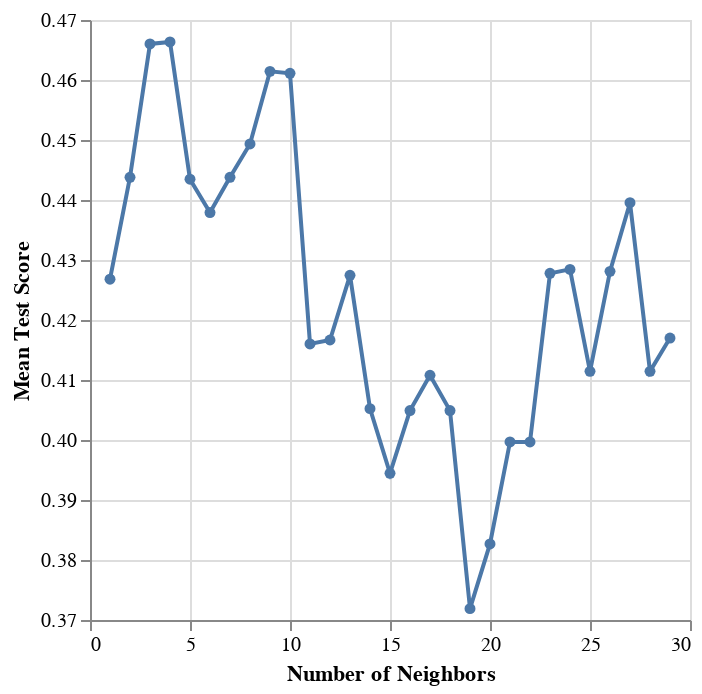

Notebook code cell kept with this figure:
### Code cell
cross_val_plot = alt.Chart(accuracies_grid).mark_line(point=True).encode(
    x=alt.X("param_kneighborsclassifier__n_neighbors").title("Number of Neighbors").scale(zero=False),
    y=alt.Y("mean_test_score").title("Mean Test Score").scale(zero=False))

cross_val_plot

### Figure 1 — Vega specification as saved in the notebook (floating-point values rounded to 4 significant figures)
{"$schema": "https://vega.github.io/schema/vega/v5.json", "data": [{"name": "source_0", "values": [{"mean_test_score": 0.4268, "param_kneighborsclassifier__n_neighbors": 1}, {"mean_test_score": 0.4438, "param_kneighborsclassifier__n_neighbors": 2}, {"mean_test_score": 0.466, "param_kneighborsclassifier__n_neighbors": 3}, {"mean_test_score": 0.4663, "param_kneighborsclassifier__n_neighbors": 4}, {"mean_test_score": 0.4435, "param_kneighborsclassifier__n_neighbors": 5}, {"mean_test_score": 0.4379, "param_kneighborsclassifier__n_neighbors": 6}, {"mean_test_score": 0.4438, "param_kneighborsclassifier__n_neighbors": 7}, {"mean_test_score": 0.4493, "param_kneighborsclassifier__n_neighbors": 8}, {"mean_test_score": 0.4614, "param_kneighborsclassifier__n_neighbors": 9}, {"mean_test_score": 0.4611, "param_kneighborsclassifier__n_neighbors": 10}, {"mean_test_score": 0.416, "param_kneighborsclassifier__n_neighbors": 11}, {"mean_test_score": 0.4167, "param_kneighborsclassifier__n_neighbors": 12}, {"mean_test_score": 0.4275, "param_kneighborsclassifier__n_neighbors": 13}, {"mean_test_score": 0.4052, "param_kneighborsclassifier__n_neighbors": 14}, {"mean_test_score": 0.3944, "param_kneighborsclassifier__n_neighbors": 15}, {"mean_test_score": 0.4049, "param_kneighborsclassifier__n_neighbors": 16}, {"mean_test_score": 0.4108, "param_kneighborsclassifier__n_neighbors": 17}, {"mean_test_score": 0.4049, "param_kneighborsclassifier__n_neighbors": 18}, {"mean_test_score": 0.3719, "param_kneighborsclassifier__n_neighbors": 19}, {"mean_test_score": 0.3827, "param_kneighborsclassifier__n_neighbors": 20}, {"mean_test_score": 0.3997, "param_kneighborsclassifier__n_neighbors": 21}, {"mean_test_score": 0.3997, "param_kneighborsclassifier__n_neighbors": 22}, {"mean_test_score": 0.4278, "param_kneighborsclassifier__n_neighbors": 23}, {"mean_test_score": 0.4284, "param_kneighborsclassifier__n_neighbors": 24}, {"mean_test_score": 0.4114, "param_kneighborsclassifier__n_neighbors": 25}, {"mean_test_score": 0.4281, "param_kneighborsclassifier__n_neighbors": 26}, {"mean_test_score": 0.4395, "param_kneighborsclassifier__n_neighbors": 27}, {"mean_test_score": 0.4114, "param_kneighborsclassifier__n_neighbors": 28}, {"mean_test_score": 0.417, "param_kneighborsclassifier__n_neighbors": 29}]}, {"name": "data_0", "values": [{"mean_test_score": 0.4268, "param_kneighborsclassifier__n_neighbors": 1}, {"mean_test_score": 0.4438, "param_kneighborsclassifier__n_neighbors": 2}, {"mean_test_score": 0.466, "param_kneighborsclassifier__n_neighbors": 3}, {"mean_test_score": 0.4663, "param_kneighborsclassifier__n_neighbors": 4}, {"mean_test_score": 0.4435, "param_kneighborsclassifier__n_neighbors": 5}, {"mean_test_score": 0.4379, "param_kneighborsclassifier__n_neighbors": 6}, {"mean_test_score": 0.4438, "param_kneighborsclassifier__n_neighbors": 7}, {"mean_test_score": 0.4493, "param_kneighborsclassifier__n_neighbors": 8}, {"mean_test_score": 0.4614, "param_kneighborsclassifier__n_neighbors": 9}, {"mean_test_score": 0.4611, "param_kneighborsclassifier__n_neighbors": 10}, {"mean_test_score": 0.416, "param_kneighborsclassifier__n_neighbors": 11}, {"mean_test_score": 0.4167, "param_kneighborsclassifier__n_neighbors": 12}, {"mean_test_score": 0.4275, "param_kneighborsclassifier__n_neighbors": 13}, {"mean_test_score": 0.4052, "param_kneighborsclassifier__n_neighbors": 14}, {"mean_test_score": 0.3944, "param_kneighborsclassifier__n_neighbors": 15}, {"mean_test_score": 0.4049, "param_kneighborsclassifier__n_neighbors": 16}, {"mean_test_score": 0.4108, "param_kneighborsclassifier__n_neighbors": 17}, {"mean_test_score": 0.4049, "param_kneighborsclassifier__n_neighbors": 18}, {"mean_test_score": 0.3719, "param_kneighborsclassifier__n_neighbors": 19}, {"mean_test_score": 0.3827, "param_kneighborsclassifier__n_neighbors": 20}, {"mean_test_score": 0.3997, "param_kneighborsclassifier__n_neighbors": 21}, {"mean_test_score": 0.3997, "param_kneighborsclassifier__n_neighbors": 22}, {"mean_test_score": 0.4278, "param_kneighborsclassifier__n_neighbors": 23}, {"mean_test_score": 0.4284, "param_kneighborsclassifier__n_neighbors": 24}, {"mean_test_score": 0.4114, "param_kneighborsclassifier__n_neighbors": 25}, {"mean_test_score": 0.4281, "param_kneighborsclassifier__n_neighbors": 26}, {"mean_test_score": 0.4395, "param_kneighborsclassifier__n_neighbors": 27}, {"mean_test_score": 0.4114, "param_kneighborsclassifier__n_neighbors": 28}, {"mean_test_score": 0.417, "param_kneighborsclassifier__n_neighbors": 29}]}], "marks": [{"type": "line", "name": "layer_0_marks", "from": {"data": "source_0"}, "sort": {"field": "x"}, "encode": {"update": {"stroke": {"value": "#4c78a8"}, "x": {"field": "param_kneighborsclassifier__n_neighbors", "scale": "x"}, "y": {"field": "mean_test_score", "scale": "y"}, "defined": {"signal": "isValid(datum[\"param_kneighborsclassifier__n_neighbors\"]) && isFinite(+datum[\"param_kneighborsclassifier__n_neighbors\"]) && isValid(datum[\"mean_test_score\"]) && isFinite(+datum[\"mean_test_score\"])"}}}, "style": ["line"]}, {"type": "symbol", "name": "layer_1_marks", "from": {"data": "data_0"}, "encode": {"update": {"x": {"field": "param_kneighborsclassifier__n_neighbors", "scale": "x"}, "y": {"field": "mean_test_score", "scale": "y"}, "fill": {"value": "#4c78a8"}, "opacity": {"value": 1}}}, "style": ["point"]}], "scales": [{"name": "x", "type": "linear", "domain": {"fields": [{"data": "source_0", "field": "param_kneighborsclassifier__n_neighbors"}, {"data": "data_0", "field": "param_kneighborsclassifier__n_neighbors"}]}, "range": [0, {"signal": "width"}], "nice": true, "zero": false}, {"name": "y", "type": "linear", "domain": {"fields": [{"data": "source_0", "field": "mean_test_score"}, {"data": "data_0", "field": "mean_test_score"}]}, "range": [{"signal": "height"}, 0], "nice": true, "zero": false}], "axes": [{"scale": "x", "gridScale": "y", "domain": false, "zindex": 0, "labels": false, "tickCount": {"signal": "ceil(width/40)"}, "aria": false, "ticks": false, "orient": "bottom", "maxExtent": 0, "minExtent": 0, "grid": true}, {"scale": "y", "aria": false, "domain": false, "orient": "left", "labels": false, "gridScale": "x", "maxExtent": 0, "tickCount": {"signal": "ceil(height/40)"}, "grid": true, "ticks": false, "zindex": 0, "minExtent": 0}, {"scale": "x", "title": "Number of Neighbors", "labelOverlap": true, "tickCount": {"signal": "ceil(width/40)"}, "labelFlush": true, "zindex": 0, "orient": "bottom", "grid": false}, {"scale": "y", "labelOverlap": true, "tickCount": {"signal": "ceil(height/40)"}, "zindex": 0, "orient": "left", "title": "Mean Test Score", "grid": false}], "style": "cell", "padding": 5, "background": "white", "height": 300, "width": 300}
